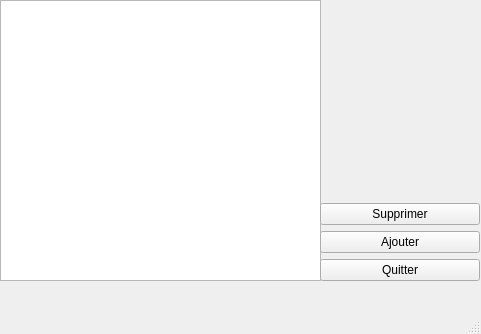
<?xml version="1.0" encoding="UTF-8"?>
<ui version="4.0">
 <class>TP4GuiClass</class>
 <widget class="QMainWindow" name="TP4GuiClass">
  <property name="geometry">
   <rect>
    <x>0</x>
    <y>0</y>
    <width>481</width>
    <height>334</height>
   </rect>
  </property>
  <property name="windowTitle">
   <string>MainWindow</string>
  </property>
  <widget class="QWidget" name="centralwidget">
   <widget class="QWidget" name="verticalLayoutWidget">
    <property name="geometry">
     <rect>
      <x>0</x>
      <y>0</y>
      <width>321</width>
      <height>281</height>
     </rect>
    </property>
    <layout class="QVBoxLayout" name="verticalLayout">
     <item>
      <widget class="QTextEdit" name="AnnuaireTexte"/>
     </item>
    </layout>
   </widget>
   <widget class="QWidget" name="verticalLayoutWidget_2">
    <property name="geometry">
     <rect>
      <x>320</x>
      <y>0</y>
      <width>160</width>
      <height>281</height>
     </rect>
    </property>
    <layout class="QVBoxLayout" name="verticalLayout_2">
     <item>
      <spacer name="verticalSpacer">
       <property name="orientation">
        <enum>Qt::Vertical</enum>
       </property>
       <property name="sizeHint" stdset="0">
        <size>
         <width>20</width>
         <height>40</height>
        </size>
       </property>
      </spacer>
     </item>
     <item>
      <widget class="QPushButton" name="SupprimerPersonne">
       <property name="text">
        <string>Supprimer</string>
       </property>
      </widget>
     </item>
     <item>
      <widget class="QPushButton" name="AjouterPersonne">
       <property name="text">
        <string>Ajouter</string>
       </property>
      </widget>
     </item>
     <item>
      <widget class="QPushButton" name="Quitter">
       <property name="text">
        <string>Quitter</string>
       </property>
      </widget>
     </item>
    </layout>
   </widget>
  </widget>
  <widget class="QMenuBar" name="menubar">
   <property name="geometry">
    <rect>
     <x>0</x>
     <y>0</y>
     <width>481</width>
     <height>27</height>
    </rect>
   </property>
  </widget>
  <widget class="QStatusBar" name="statusbar"/>
 </widget>
 <resources/>
 <connections>
  <connection>
   <sender>Quitter</sender>
   <signal>clicked()</signal>
   <receiver>TP4GuiClass</receiver>
   <slot>close()</slot>
   <hints>
    <hint type="sourcelabel">
     <x>669</x>
     <y>563</y>
    </hint>
    <hint type="destinationlabel">
     <x>399</x>
     <y>299</y>
    </hint>
   </hints>
  </connection>
 </connections>
</ui>
